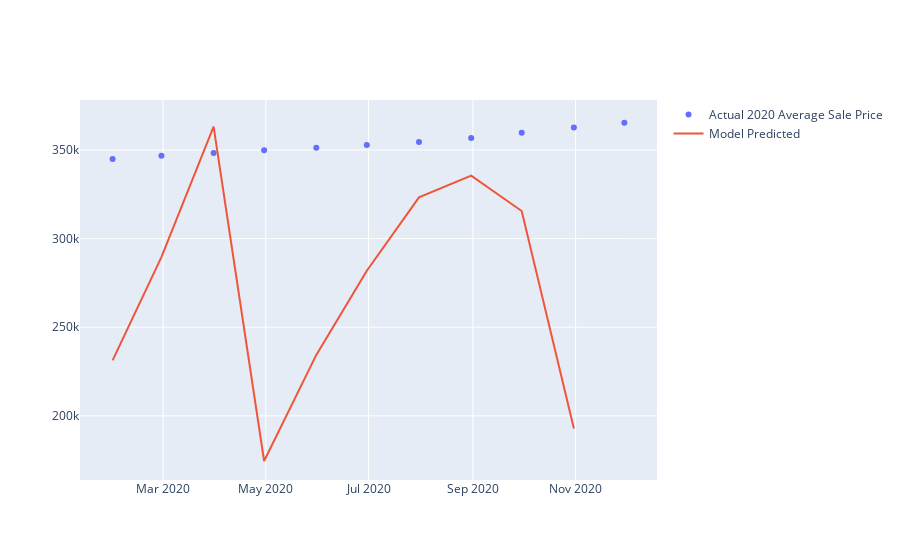

Notebook source saved alongside this figure:
### Code cell
# Compare y_pred array with Miami_actual_df
fig = go.Figure()
x_dates = Miami_actual_df['Date']
y_actual = Miami_actual_df['Avg_Price']
fig.add_trace(go.Scatter(x=x_dates, y=y_actual, mode='markers', name='Actual 2020 Average Sale Price'))
fig.add_trace(go.Scatter(x=x_dates, y=y_pred[:10], mode='lines', name='Model Predicted'))
fig.show()

### Figure 1 — Plotly figure (JSON) as saved in the notebook; plotly's stock layout.template omitted (floating-point values rounded to 4 significant figures)
{"data": [{"mode": "markers", "name": "Actual 2020 Average Sale Price", "type": "scatter", "x": ["2020-01-31", "2020-02-29", "2020-03-31", "2020-04-30", "2020-05-31", "2020-06-30", "2020-07-31", "2020-08-31", "2020-09-30", "2020-10-31", "2020-11-30"], "y": [344930, 346810, 348348, 349901, 351309, 352852, 354485, 356769, 359667, 362636, 365372]}, {"mode": "lines", "name": "Model Predicted", "type": "scatter", "x": ["2020-01-31", "2020-02-29", "2020-03-31", "2020-04-30", "2020-05-31", "2020-06-30", "2020-07-31", "2020-08-31", "2020-09-30", "2020-10-31", "2020-11-30"], "y": [231300.0, 289600.0, 363200.0, 174500.0, 234400.0, 281900.0, 323300.0, 335500.0, 315600.0, 192900.0]}], "layout": {}}
